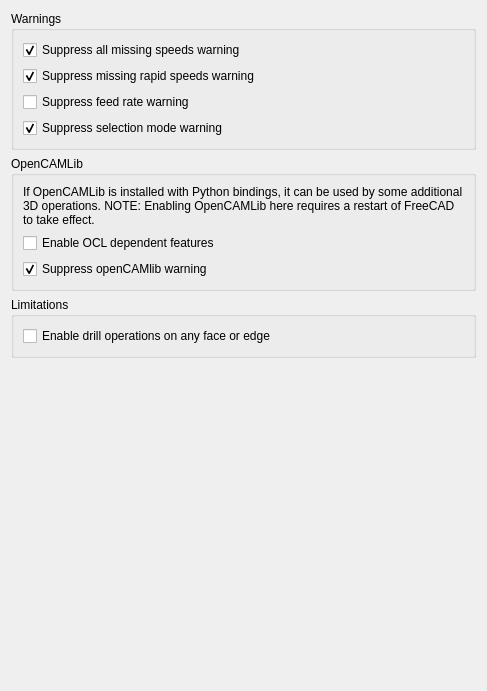
<?xml version="1.0" encoding="UTF-8"?>
<ui version="4.0">
 <class>PathGui::DlgSettingsPathColor</class>
 <widget class="QWidget" name="PathGui::DlgSettingsPathColor">
  <property name="geometry">
   <rect>
    <x>0</x>
    <y>0</y>
    <width>487</width>
    <height>691</height>
   </rect>
  </property>
  <property name="windowTitle">
   <string>Advanced</string>
  </property>
  <layout class="QVBoxLayout" name="verticalLayout_3">
   <item>
    <widget class="QGroupBox" name="groupBox">
     <property name="title">
      <string>Warnings</string>
     </property>
     <layout class="QVBoxLayout" name="verticalLayout">
      <item>
       <widget class="Gui::PrefCheckBox" name="WarningSuppressAllSpeeds">
        <property name="toolTip">
         <string>Suppress all warnings about setting speed rates for accurate cycle time calculation</string>
        </property>
        <property name="text">
         <string>Suppress all missing speeds warning</string>
        </property>
        <property name="checked">
         <bool>true</bool>
        </property>
        <property name="prefEntry" stdset="0">
         <cstring>WarningSuppressAllSpeeds</cstring>
        </property>
        <property name="prefPath" stdset="0">
         <cstring>Mod/CAM</cstring>
        </property>
       </widget>
      </item>
      <item>
       <widget class="Gui::PrefCheckBox" name="WarningSuppressRapidSpeeds">
        <property name="toolTip">
         <string>Suppress warning about setting the rapid speed rates for accurate cycle time calculation. Ignored if all speed warnings are already suppressed.</string>
        </property>
        <property name="text">
         <string>Suppress missing rapid speeds warning</string>
        </property>
        <property name="checked">
         <bool>true</bool>
        </property>
        <property name="prefEntry" stdset="0">
         <cstring>WarningSuppressRapidSpeeds</cstring>
        </property>
        <property name="prefPath" stdset="0">
         <cstring>Mod/CAM</cstring>
        </property>
       </widget>
      </item>
      <item>
       <widget class="Gui::PrefCheckBox" name="WarningSuppressVelocity">
        <property name="toolTip">
         <string>Suppress warning whenever a path selection mode is activated</string>
        </property>
        <property name="text">
         <string>Suppress feed rate warning</string>
        </property>
        <property name="checked">
         <bool>false</bool>
        </property>
        <property name="prefEntry" stdset="0">
         <cstring>WarningSuppressVelocity</cstring>
        </property>
        <property name="prefPath" stdset="0">
         <cstring>Mod/CAM</cstring>
        </property>
       </widget>
      </item>
      <item>
       <widget class="Gui::PrefCheckBox" name="WarningSuppressSelectionMode">
        <property name="toolTip">
         <string>Suppress warning whenever a path selection mode is activated</string>
        </property>
        <property name="text">
         <string>Suppress selection mode warning</string>
        </property>
        <property name="checked">
         <bool>true</bool>
        </property>
        <property name="prefEntry" stdset="0">
         <cstring>WarningSuppressSelectionMode</cstring>
        </property>
        <property name="prefPath" stdset="0">
         <cstring>Mod/CAM</cstring>
        </property>
       </widget>
      </item>
     </layout>
    </widget>
   </item>
   <item>
    <widget class="QGroupBox" name="groupBox_2">
     <property name="sizePolicy">
      <sizepolicy hsizetype="Preferred" vsizetype="Preferred">
       <horstretch>0</horstretch>
       <verstretch>0</verstretch>
      </sizepolicy>
     </property>
     <property name="title">
      <string>OpenCAMLib</string>
     </property>
     <layout class="QVBoxLayout" name="verticalLayout_2">
      <item>
       <widget class="QLabel" name="label">
        <property name="text">
         <string>If OpenCAMLib is installed with Python bindings, it can be used by some additional 3D operations. NOTE: Enabling OpenCAMLib here requires a restart of FreeCAD to take effect.</string>
        </property>
        <property name="wordWrap">
         <bool>true</bool>
        </property>
       </widget>
      </item>
      <item>
       <widget class="Gui::PrefCheckBox" name="EnableAdvancedOCLFeatures">
        <property name="text">
         <string>Enable OCL dependent features</string>
        </property>
        <property name="prefEntry" stdset="0">
         <cstring>EnableAdvancedOCLFeatures</cstring>
        </property>
        <property name="prefPath" stdset="0">
         <cstring>Mod/CAM</cstring>
        </property>
       </widget>
      </item>
      <item>
       <widget class="Gui::PrefCheckBox" name="WarningSuppressOpenCamLib">
        <property name="toolTip">
         <string>Suppress warning if openCAMlib cannot be found</string>
        </property>
        <property name="text">
         <string>Suppress openCAMlib warning</string>
        </property>
        <property name="checked">
         <bool>true</bool>
        </property>
        <property name="prefEntry" stdset="0">
         <cstring>WarningSuppressOpenCamLib</cstring>
        </property>
        <property name="prefPath" stdset="0">
         <cstring>Mod/CAM</cstring>
        </property>
       </widget>
      </item>
     </layout>
    </widget>
    </item>
    <item>
    <widget class="QGroupBox" name="groupBox_3">
     <property name="sizePolicy">
      <sizepolicy hsizetype="Preferred" vsizetype="Preferred">
       <horstretch>0</horstretch>
       <verstretch>0</verstretch>
      </sizepolicy>
     </property>
     <property name="title">
      <string>Limitations</string>
     </property>
     <layout class="QVBoxLayout" name="verticalLayout_3">
      <item>
       <widget class="Gui::PrefCheckBox" name="DisableDrillopLimitations">
        <property name="text">
         <string>Enable drill operations on any face or edge</string>
        </property>
        <property name="prefEntry" stdset="0">
         <cstring>DisableDrillopLimitations</cstring>
        </property>
        <property name="prefPath" stdset="0">
         <cstring>Mod/CAM</cstring>
        </property>
       </widget>
      </item>
     </layout>
    </widget>
   </item>
   <item>
    <spacer name="verticalSpacer">
     <property name="orientation">
      <enum>Qt::Vertical</enum>
     </property>
     <property name="sizeHint" stdset="0">
      <size>
       <width>20</width>
       <height>217</height>
      </size>
     </property>
    </spacer>
   </item>
  </layout>
 </widget>
 <customwidgets>
  <customwidget>
   <class>Gui::PrefCheckBox</class>
   <extends>QCheckBox</extends>
   <header>Gui/PrefWidgets.h</header>
  </customwidget>
 </customwidgets>
 <resources/>
 <connections/>
</ui>
